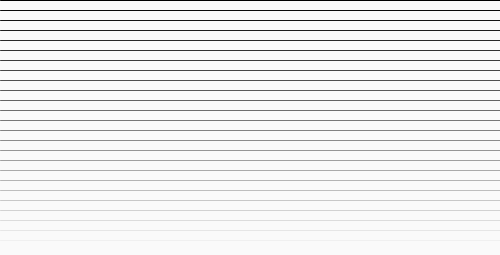
Frame 1 (no input)
Frame 60 (the mouse pressed at the canvas centre just before this capture): identical to frame 1, image omitted
Frame 120 (the mouse held since frame 60 and released just before this capture): identical to frame 1, image omitted

The Processing sketch that drew this single still picture (run headless with seeded random() and noise(); from frame 60 on, the mouse is pressed at the canvas centre):

// Processing sketch: sketch_2
// ── sketch_2.pde
// replace the individual stroke() and line() calls with 
// a loop that creates the same result.

void setup() {
  size(500, 255);
}

void draw() {
  background(250);
  
  for (int y = 0; y < 255; y = y + 10) {
    stroke(y);
    line(0, y, width, y);
  }
 
}
